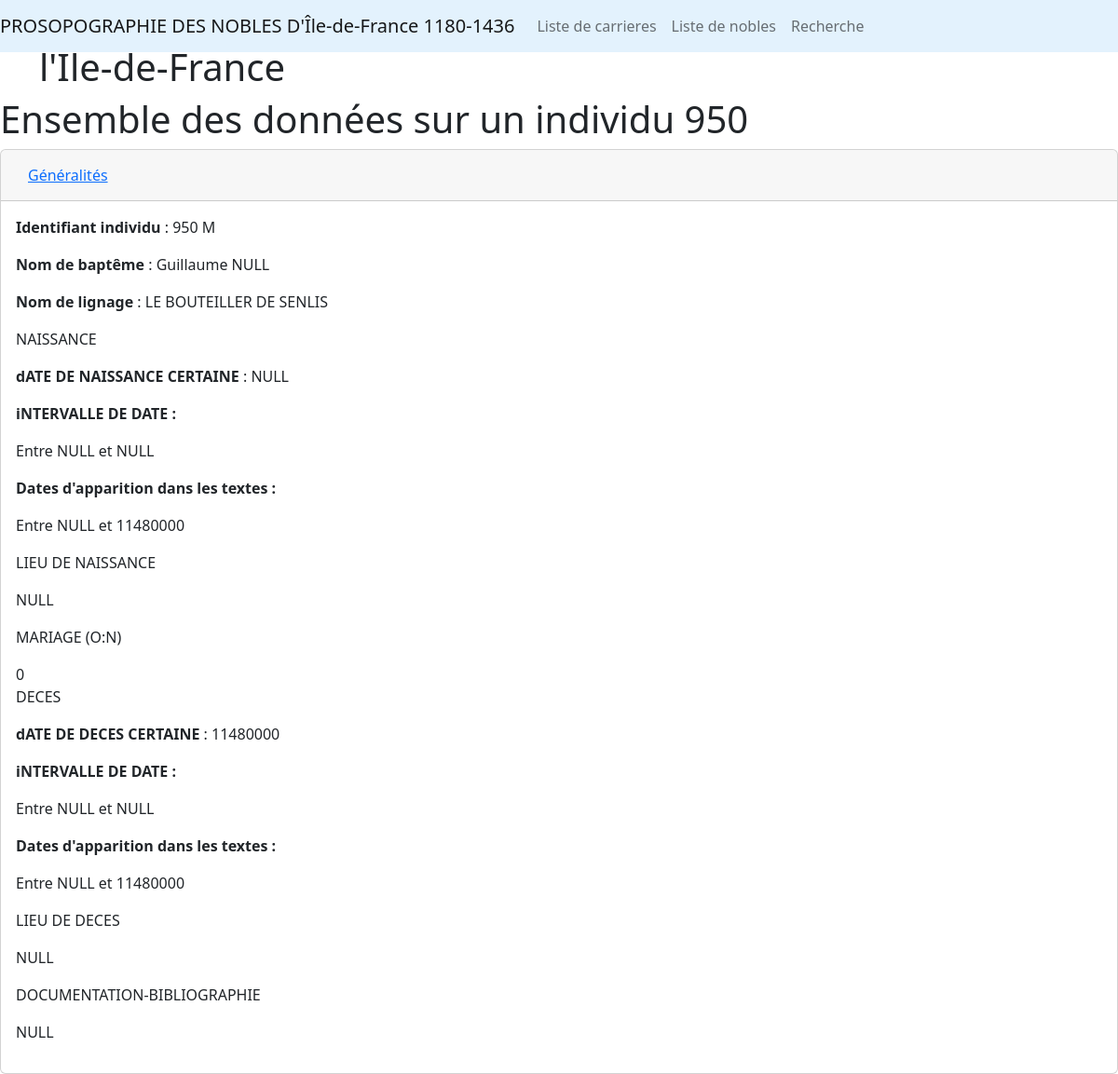
The page /individus/950 on the database its author committed.
### app/models/nobility.py (models this page shows)
class IndIndividus(db.Model):
    __tablename__="indindividus"
    IND_id=db.Column(db.Integer,primary_key=True)
    IND_sexe=db.Column(db.Text)
    IND_prenom=db.Column(db.Text)
    IND_lignage=db.Column(db.Text)
    NUM_lignage=db.Column(db.Text)
    IND_surnom=db.Column(db.Text)
    IND_dat_naissance=db.Column(db.Text)
    IND_dat_naiss_approx_1=db.Column(db.Text)
    IND_dat_naiss_approx_2=db.Column(db.Text)
    IND_dat_deces=db.Column(db.Text)
    IND_dat_deces_approx_1=db.Column(db.Text)
    IND_dat_deces_approx_2=db.Column(db.Text)
    IND_dat_deces=db.Column(db.Text)
    IND_dat_deb_apparition=db.Column(db.Text)
    IND_dat_fin_apparition=db.Column(db.Text)
    IND_inhumation=db.Column(db.Text)
    IND_naiss_lieu=db.Column(db.Text)
    IND_deces=db.Column(db.Text)
    IND_origine_geo=db.Column(db.Text)
    IND_mariage=db.Column(db.Text)
    IND_documentation=db.Column(db.Text)
    IND_comm=db.Column(db.Text)
    relation_carriere_sortante = db.relationship(
        "CrrCarriere",
        foreign_keys='CrrCarriere.IND_id_1',
        primaryjoin="IndIndividus.IND_id == CrrCarriere.IND_id_1",
        backref="relation_carriere_sortante",
        lazy="dynamic"
    )
    relation_carriere_entrante = db.relationship(
        "CrrCarriere",
        foreign_keys='CrrCarriere.IND_id_2',
        primaryjoin="IndIndividus.IND_id == CrrCarriere.IND_id_2",
        backref="relation_carriere_entrante",
        lazy="dynamic"
    )
    __table_args__ = (
        db.CheckConstraint('crrCarriere.IND_id_1 != CrrCarriere.IND_id_2', name='check_diff_individus'),
    )

### app/routes/generales.py (the view)
@app.route("/individus/<int:id_individu>")
def un_individu(id_individu):
  individu_1 = IndIndividus.query.get(id_individu)
  carrieres_sortantes=[]
  relations_carrieres_sortantes=individu_1.relation_carriere_sortante.all()
  if relations_carrieres_sortantes:
    for carriere in relations_carrieres_sortantes:
      print(type(carriere))  # Vérifiez si c'est un objet ou un dictionnaire
      individu_2 = IndIndividus.query.get(carriere.IND_id_2)
      type_relation = TypType6.query.get(carriere.TYP_type_6)
      reference=RefDocuments.query.get(carriere.REF_id)
      if reference is not None:
        carrieres_sortantes.append({
          "nomIndividu_2": f"{individu_2.IND_prenom} {individu_2.IND_lignage}" if individu_2 else "Inconnu",
          "Element_de_carriere": carriere.CRR_desc,
          "Référence_carriere": reference.REF_desc,
          "Type_carriere_groupe":f"{type_relation.TYP_groupes} e{type_relation.TYP_sous_groupes}",
          "Type_carriere_libelle":type_relation.TYP_lib,
          "Date_debut": carriere.CRR_dat_deb,
          "Date_fin": carriere.CRR_dat_fin,
          "Description": carriere.CRR_lib
        })
      else:
        carrieres_sortantes.append({
          "nomIndividu_2": f"{individu_2.IND_prenom} {individu_2.IND_lignage}" if individu_2 else "Inconnu",
          "Date_debut": carriere.CRR_dat_deb,
          "Date_fin": carriere.CRR_dat_fin,
          "Element_de_carriere": carriere.CRR_desc,
          "Référence_carriere": "Référence manquante",
          "Type_carriere_groupe":f"{type_relation.TYP_groupes} {type_relation.TYP_sous_groupes}",
          "Type_carriere_libelle":type_relation.TYP_lib,
          "Description": carriere.CRR_lib
        })
    carrieres_sortantes_triees = sorted(carrieres_sortantes, key=lambda x: x['Date_debut'])
    return render_template("pages/un_individu.html",donnee=individu_1,carrieres=carrieres_sortantes_triees,sous_titre=id_individu)
  else:
    return render_template("pages/un_individu.html",donnee=individu_1,sous_titre=id_individu)

### app/templates/pages/un_individu.html (shortened to what this page needs)
{% extends "partials/conteneur.html" %}
{% block body %}
<div class="container">
    <h1>Bienvenue sur le site de la prosopographie nobiliaire de l'Île-de-France</h1>
</div>
<div class="row">
    <h1>Ensemble des données sur un individu {{sous_titre}}</h1>
    <br>
</div>
<div id="accordion">
    <div class="card">
        <div class="card-header" id="headinggeneralites">
            <h5 class="mb-0">
                <button class="btn btn-link collapsed" data-toggle="collapse" data-target="#collapsegeneralites"
                    aria-expanded="false" aria-controls="collapsegeneralites">
                    Généralités
                </button>
            </h5>
        </div>
        <div>
            <div class="card-body">
                    <p><b>Identifiant individu</b> : {{donnee.IND_id}}  {{donnee.IND_sexe}}</p>
                    <p><b>Nom de baptême</b> : {{donnee.IND_prenom}} {{donnee.NUM_lignage}}</p>
                    <p><b>Nom de lignage</b> : {{donnee.IND_lignage}} </p>
                    <p>NAISSANCE</p>
                    <p><b>dATE DE NAISSANCE CERTAINE</b> : {{donnee.IND_dat_naissance}} </p>
                    <p><b>iNTERVALLE DE DATE :</b></p>
                    <p>Entre {{donnee.IND_dat_naiss_approx_1}} et {{donnee.IND_dat_naiss_approx_2}} </p>
                    <p><b>Dates d'apparition dans les textes :</b></p>
                    <p>Entre {{donnee.IND_dat_deb_apparition}} et {{donnee.IND_dat_fin_apparition}} </p>
                    <p>LIEU DE NAISSANCE</p>
                    <p>{{donnee.IND_naiss_lieu}}</p>
                    <p>MARIAGE (O:N)</p>
                    {{donnee.IND_mariage}}
                    <p>DECES</p>
                    <p><b>dATE DE DECES CERTAINE</b> : {{donnee.IND_dat_deces}} </p>
                    <p><b>iNTERVALLE DE DATE :</b></p>
                    <p>Entre {{donnee.IND_dat_deces_approx_1}} et {{donnee.IND_dat_deces_approx_2}} </p>
                    <p><b>Dates d'apparition dans les textes :</b></p>
                    <p>Entre {{donnee.IND_dat_deb_apparition}} et {{donnee.IND_dat_fin_apparition}} </p>
                    <p>LIEU DE DECES</p>
                    <p>{{donnee.IND_naiss_lieu}}</p>
                    <p>DOCUMENTATION-BIBLIOGRAPHIE</p>
                    <p>{{donnee.IND_deces}}</p>
            </div>
        </div>
    </div>
{% endblock %}

### rows shown on the page
IndIndividus: IND_id "950", IND_sexe "M", IND_prenom "Guillaume", IND_lignage "LE BOUTEILLER DE SENLIS", IND_dat_naissance "NULL", IND_dat_naiss_approx_1 "NULL", IND_dat_naiss_approx_2 "NULL", IND_dat_deb_apparition "NULL", IND_dat_fin_apparition "11480000", IND_naiss_lieu "NULL", IND_mariage "0", IND_dat_deces "11480000", IND_dat_deces_approx_1 "NULL", IND_dat_deces_approx_2 "NULL", IND_deces "NULL"

### other values the page prints
{{ sous_titre }} "950"
{{ donnee.NUM_lignage }} "NULL"
